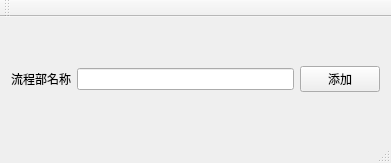
<?xml version="1.0" encoding="UTF-8"?>
<ui version="4.0">
 <class>MainWindow</class>
 <widget class="QMainWindow" name="MainWindow">
  <property name="geometry">
   <rect>
    <x>0</x>
    <y>0</y>
    <width>391</width>
    <height>163</height>
   </rect>
  </property>
  <property name="windowTitle">
   <string>MainWindow</string>
  </property>
  <widget class="QWidget" name="centralWidget">
   <layout class="QHBoxLayout" name="horizontalLayout">
    <item>
     <widget class="QLabel" name="label">
      <property name="text">
       <string>流程部名称</string>
      </property>
     </widget>
    </item>
    <item>
     <widget class="QLineEdit" name="lineEdit"/>
    </item>
    <item>
     <widget class="QPushButton" name="pushButton">
      <property name="text">
       <string>添加</string>
      </property>
     </widget>
    </item>
   </layout>
  </widget>
  <widget class="QMenuBar" name="menuBar">
   <property name="geometry">
    <rect>
     <x>0</x>
     <y>0</y>
     <width>391</width>
     <height>26</height>
    </rect>
   </property>
  </widget>
  <widget class="QToolBar" name="mainToolBar">
   <attribute name="toolBarArea">
    <enum>TopToolBarArea</enum>
   </attribute>
   <attribute name="toolBarBreak">
    <bool>false</bool>
   </attribute>
  </widget>
  <widget class="QStatusBar" name="statusBar"/>
 </widget>
 <layoutdefault spacing="6" margin="11"/>
 <resources/>
 <connections/>
</ui>
